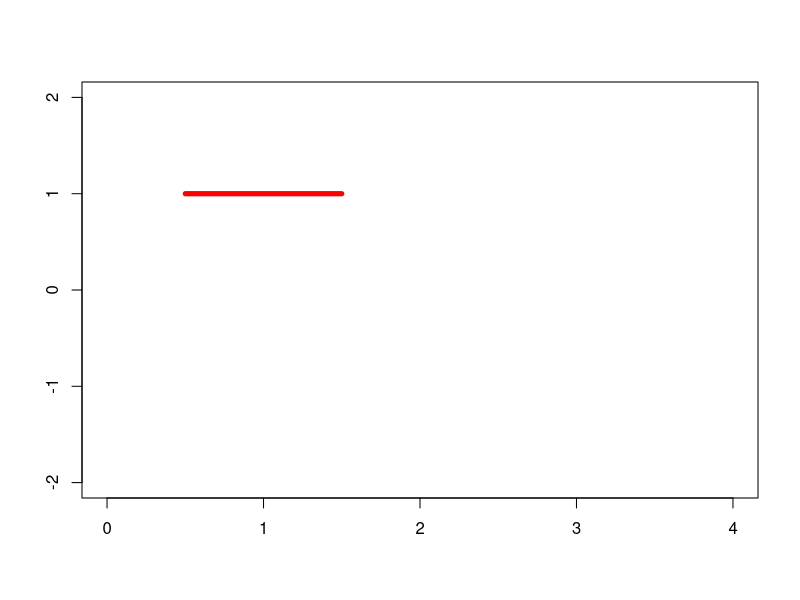
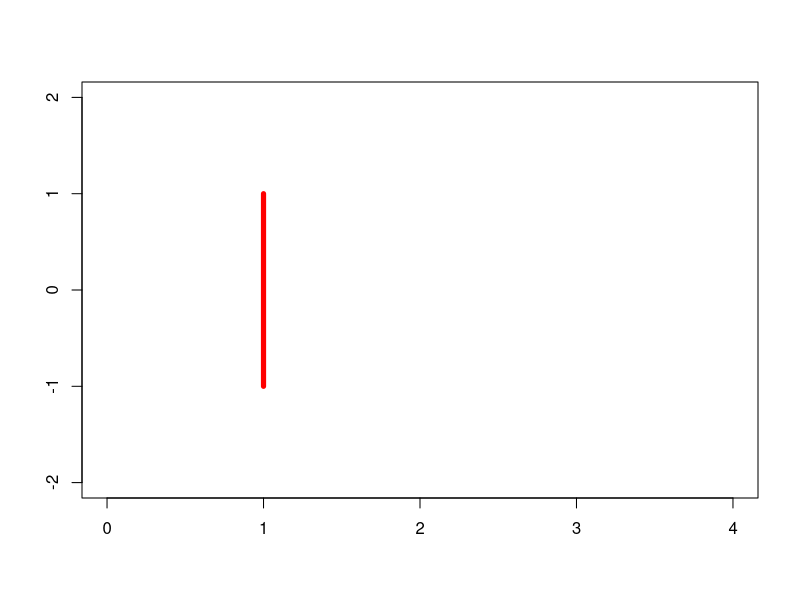
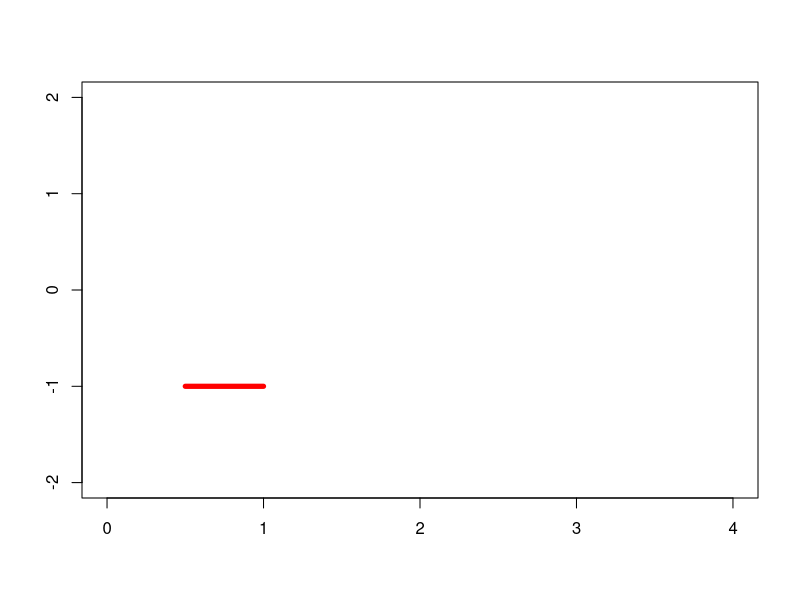
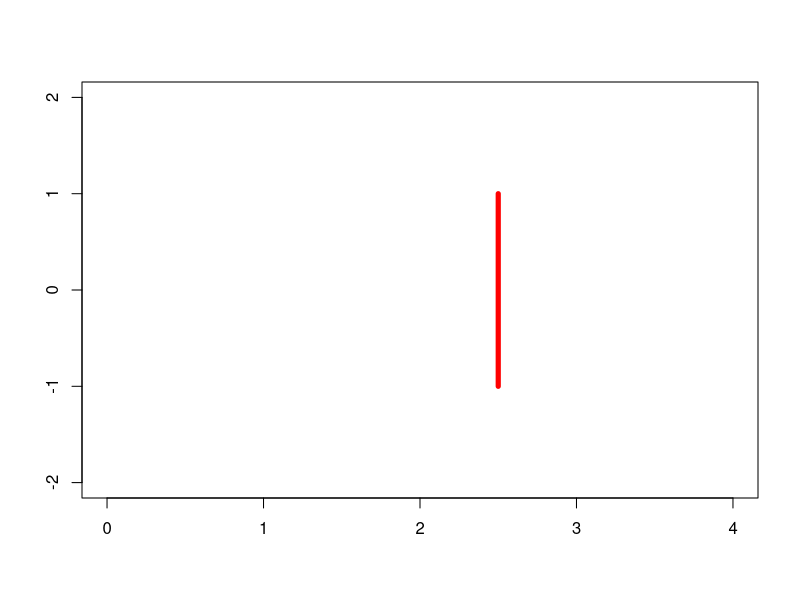
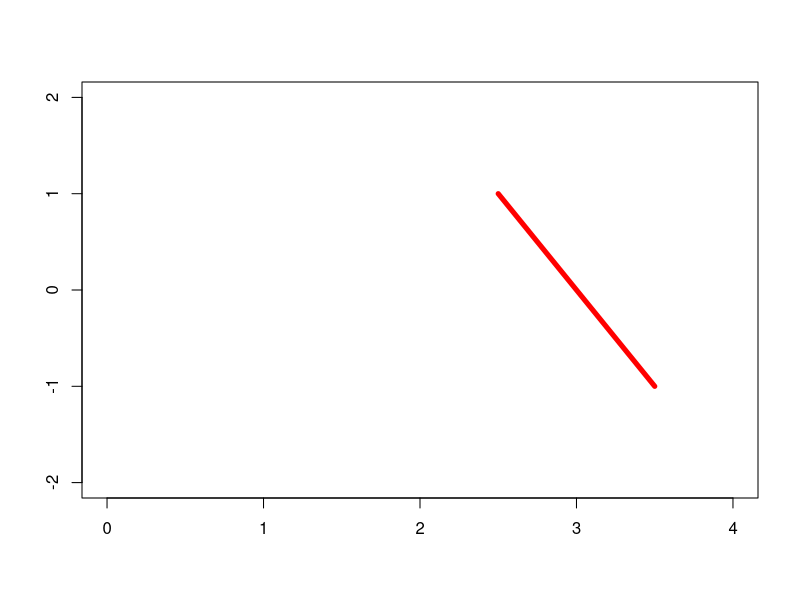
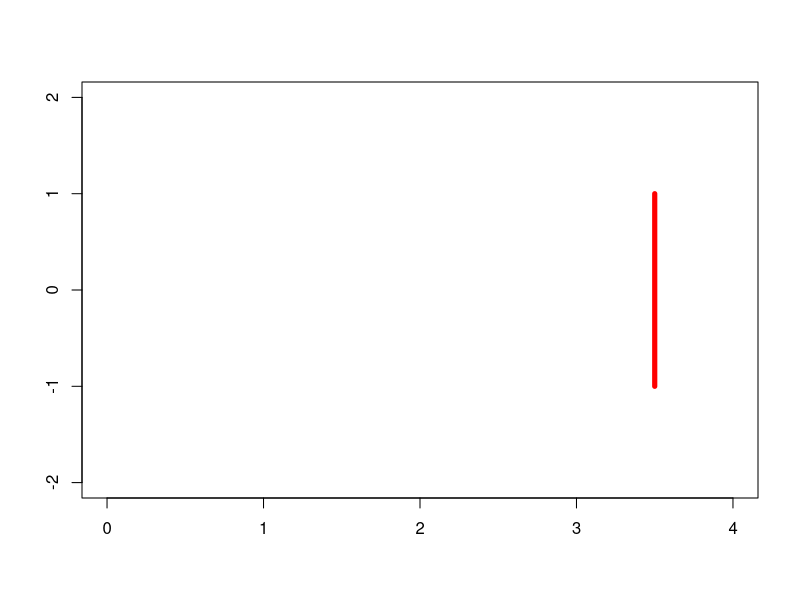

Reproduce these figures in R, in order. (Note: this script raises an error after producing the figures.)
## ---- chunk 1
knitr::opts_chunk$set(
  echo = TRUE, 
  warning = FALSE, 
  message = FALSE,
  cache = FALSE)

packages <- c(
  'tidyverse', 
  'magick'
)
for (pkg in packages) {
  suppressPackageStartupMessages(suppressWarnings(
    library(
      pkg, character.only = TRUE, 
      warn.conflicts = FALSE, quietly = TRUE)
  ))
}

# A ggplot2 function
defaulttheme <- theme(
  panel.background = element_blank(),
  panel.border = element_rect(color = "black", fill = NA))
## ---- chunk 2
y = c(1, 1)

tm1 = matrix(c(
    c(1, 0),
    c(0, 1)),
    byrow = TRUE,
    nrow = 2)

tm2 = matrix(c(
    c(-1, 0),
    c(0, 1)),
    byrow = TRUE, 
    nrow = 2)

tm3 = matrix(c(
    c(-1, 0),
    c(0, -1)),
    byrow = TRUE, 
    nrow = 2)

tm4 = matrix(c(
    c(-1, 0),
    c(0, 1)),
    byrow = TRUE, 
    nrow = 2)

tm5 = matrix(c(
    c(1, 0),
    c(0, -1)),
    byrow = TRUE, 
    nrow = 2)

tm6 = matrix(c(
    c(-1, 0),
    c(0, 1)),
    byrow = TRUE, 
    nrow = 2)

matrix_list = list(tm1, tm2, tm3, tm4, tm5, tm6)

x_axis_list = list(c(0.5, 1.5),
                   c(1, 1),
                   c(0.5, 1),
                   c(2.5, 2.5),
                   c(2.5, 3.5),
                   c(3.5, 3.5))

print("the unit vector:"); print(y)
print("first transformation matrix:"); print(tm1)
print("second transformation matrix:"); print(tm2)
print("third transformation matrix:"); print(tm3)
print("fourth transformation matrix:"); print(tm4)
print("fifth transformation matrix:"); print(tm5)
print("sixth transformation matrix"); print(tm6)
## ---- chunk 3
for(i in 1:length(matrix_list)){
    
    #jpeg(file = paste0("letter_", i, ".jpeg"))
    plot((matrix_list[[i]] %*% y) ~ x_axis_list[[i]],
         xlim = c(0, 4), 
         ylim = c(-2, 2),
         xlab = "", ylab = "",
         type = "l",
         col = "red",
         lty = "solid",
         lwd = 5)
    #dev.off()
    
}
## ---- chunk 4
# get list of images saved in current wd
imgs = list("letter_1.jpeg", "letter_2.jpeg", "letter_3.jpeg",
            "letter_4.jpeg", "letter_5.jpeg", "letter_6.jpeg", 
            "letter_7.jpeg")

img_list <- lapply(imgs, magick::image_read)

# join the images together
img_joined <- magick::image_join(img_list)

# animate at 1 frames per second
img_animated <- magick::image_animate(img_joined, fps = 1)

# view animated image
img_animated
## ---- chunk 5
plot((tm1 %*% y) ~ c(0.5, 1.5), 
     xlim = c(0, 4), 
     ylim = c(-2, 2),
     xlab = "", ylab = "",
     type = "l",
     col = "red",
     lty = "solid",
     lwd = 5)

points((tm2 %*% y) ~ c(1, 1), 
     type = "l",
     col = "red",
     lty = "solid",
     lwd = 5)

points((tm3 %*% y) ~ c(0.5, 1), 
     type = "l",
     col = "red",
     lty = "solid",
     lwd = 5)
    
points((tm4 %*% y) ~ c(2.5, 2.5), 
       type = "l",
       col = "red",
       lty = "solid",
       lwd = 5)

points((tm5 %*% y) ~ c(2.5, 3.5), 
       type = "l",
       col = "red",
       lty = "solid",
       lwd = 5)

points((tm6 %*% y) ~ c(3.5, 3.5), 
       type = "l",
       col = "red",
       lty = "solid",
       lwd = 5)
